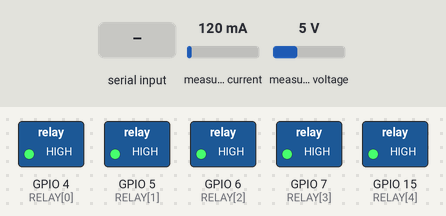
Bench run of a sketch on a simulated ESP32-S3. Parts: switched loads named in the sketch (green lamp = pin HIGH). Wiring (inferred from the names in the program): INA219 current sensor at I2C address 0x40; INA219 current sensor at I2C address 0x41; INA219 current sensor at I2C address 0x42; INA219 current sensor at I2C address 0x44; INA219 current sensor at I2C address 0x45. Inputs (shaded band) come from the test bench; at power-on: measured current 120 mA, measured voltage 5 V. What the sketch prints to the serial monitor is not drawn.

Above: at 2.7 s.
2.8 s: "1" received over Serial
At 3.7 s:
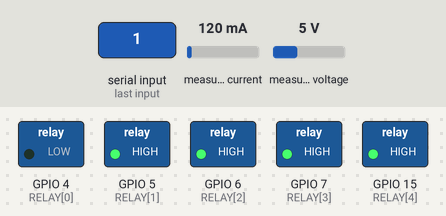
4.3 s: "2" received over Serial
At 4.9 s:
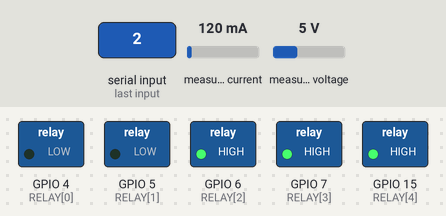
5.8 s: "1" received over Serial
At 7.2 s:
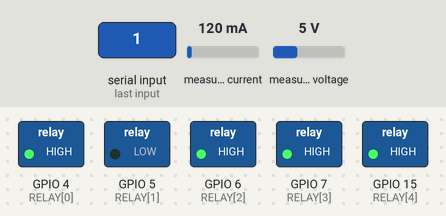
Timing chart, 0 to 8.8 s (numbered marks = the images above; inputs shaded):
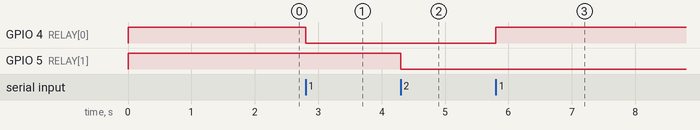

The sketch:

relay_sensor_bench.ino
```cpp
// Bench test: 5 relays + 5 INA219 together
// Arduino IDE: ESP32S3 Dev Module, USB CDC On Boot: Enabled, cable in "USB Native"
//
// Wiring: sensors SDA GPIO 8, SCL GPIO 9 (0x40 0x41 0x44 0x45 0x42)
//         relays IN1..IN5 = GPIO 4, 5, 6, 7, 15 (LOW = ON)
//         all GNDs common (SMPS V-, ESP32, sensors, relay board)
//
// Serial Monitor (115200):
//   1..5  toggle that relay; when a relay switches OFF, that channel's
//         in-rush peak and hold average are printed
//   0     all relays off
//   p     live table on/off (current + supply voltage per channel)

#include <Wire.h>

#define NCH 5
#define SHUNT_OHM 0.1f
const uint8_t ADDR[NCH] = {0x40, 0x41, 0x44, 0x45, 0x42};
const int RELAY[NCH] = {4, 5, 6, 7, 15};

// shunt + bus, 16 V range, +-320 mV, 12-bit, continuous
const uint16_t CFG = (3 << 11) | (3 << 7) | (3 << 3) | 7;

bool present[NCH], relayOn[NCH];
uint32_t onAt[NCH];
float peakA[NCH], liveA[NCH], busV[NCH];
double holdSum[NCH];
uint32_t holdN[NCH];
bool showLive = true;

// ---------------- INA219 ----------------
bool wr16(uint8_t a, uint8_t reg, uint16_t v) {
  Wire.beginTransmission(a);
  Wire.write(reg); Wire.write(v >> 8); Wire.write(v & 0xFF);
  return Wire.endTransmission() == 0;
}

bool rd16(uint8_t a, uint8_t reg, uint16_t *v) {
  Wire.beginTransmission(a);
  Wire.write(reg);
  if (Wire.endTransmission(false) != 0) return false;
  if (Wire.requestFrom((int)a, 2) != 2) return false;
  *v = ((uint16_t)Wire.read() << 8) | Wire.read();
  return true;
}

// ---------------- relays ----------------
void setRelay(int i, bool on) {
  digitalWrite(RELAY[i], on ? LOW : HIGH);
  if (on && !relayOn[i]) {          // new ON: start measuring
    onAt[i] = millis();
    peakA[i] = 0;
    holdSum[i] = 0;
    holdN[i] = 0;
  }
  if (!on && relayOn[i]) {          // OFF: print the result
    float dur = (millis() - onAt[i]) / 1000.0f;
    Serial.printf("\nCH%d result: in-rush peak %.3f A, ", i + 1, peakA[i]);
    if (holdN[i]) Serial.printf("hold avg %.3f A", holdSum[i] / holdN[i]);
    else Serial.print("hold avg -- (keep ON longer than 1 s)");
    Serial.printf(", on for %.1f s\n\n", dur);
  }
  relayOn[i] = on;
  Serial.printf("CH%d relay %s\n", i + 1, on ? "ON" : "OFF");
}

// ---------------- main ----------------
void setup() {
  for (int i = 0; i < NCH; i++) {
    digitalWrite(RELAY[i], HIGH);  // OFF before the pin becomes an output
    pinMode(RELAY[i], OUTPUT);
  }
  Serial.begin(115200);
  delay(1500);
  Serial.println("\nBench test: relays + sensors");

  Wire.begin(8, 9, 400000);
  Wire.setTimeOut(20);
  for (int i = 0; i < NCH; i++) {
    present[i] = wr16(ADDR[i], 0x00, 0x8000);  // reset
    delay(1);
    present[i] = present[i] && wr16(ADDR[i], 0x00, CFG);
    Serial.printf("CH%d  0x%02X  %s\n", i + 1, ADDR[i], present[i] ? "OK" : "NOT FOUND");
  }
  Serial.println("Commands: 1..5 = toggle relay, 0 = all off, p = live table on/off");
}

void loop() {
  // Commands
  while (Serial.available()) {
    char c = Serial.read();
    if (c >= '1' && c <= '5') {
      setRelay(c - '1', !relayOn[c - '1']);
    } else if (c == '0') {
      for (int i = 0; i < NCH; i++) {
        if (relayOn[i]) setRelay(i, false);
      }
    } else if (c == 'p') {
      showLive = !showLive;
    }
  }

  // Measure (as fast as the bus allows: ~1 ms per round)
  for (int i = 0; i < NCH; i++) {
    if (!present[i]) continue;
    uint16_t sh;
    if (!rd16(ADDR[i], 0x01, &sh)) continue;
    float a = (int16_t)sh * 10e-6f / SHUNT_OHM;
    liveA[i] = a;
    if (relayOn[i]) {
      uint32_t t = millis() - onAt[i];
      if (t < 1000 && a > peakA[i]) peakA[i] = a;  // in-rush window
      if (t >= 1000) { holdSum[i] += a; holdN[i]++; }  // hold average
    }
  }

  // Live table every 300 ms (bus voltage read here)
  static uint32_t last = 0;
  if (showLive && millis() - last >= 300) {
    last = millis();
    for (int i = 0; i < NCH; i++) {
      uint16_t b;
      if (present[i] && rd16(ADDR[i], 0x02, &b)) busV[i] = (b >> 3) * 0.004f;
      if (present[i])
        Serial.printf("CH%d %s %6.3fA %5.2fV | ", i + 1, relayOn[i] ? "ON " : "off", liveA[i], busV[i]);
      else
        Serial.printf("CH%d  -- not found -- | ", i + 1);
    }
    Serial.println();
  }
}
```

Measured:
- after the input at 2.8 s, GPIO 4 (RELAY[0]): HIGH → LOW at once
- after the input at 4.3 s, GPIO 5 (RELAY[1]): HIGH → LOW at once
- after the input at 5.8 s, GPIO 4 (RELAY[0]): LOW → HIGH at once
